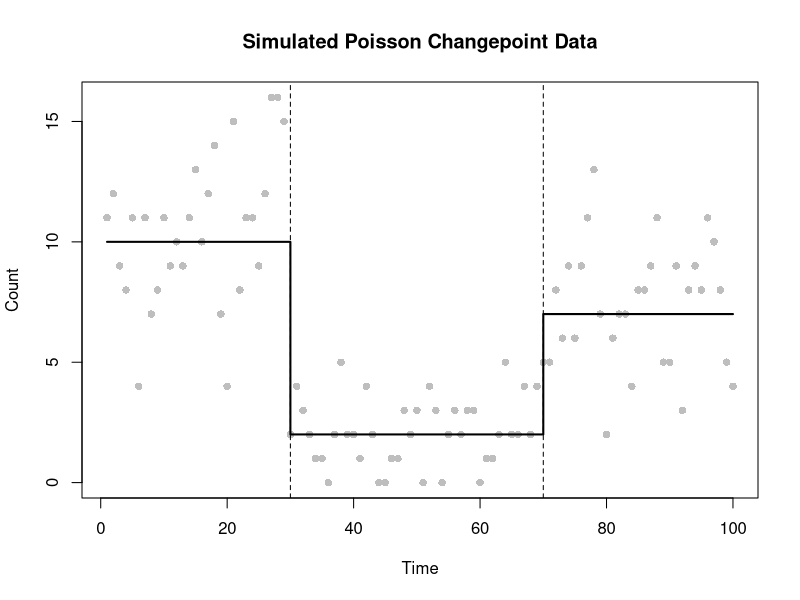
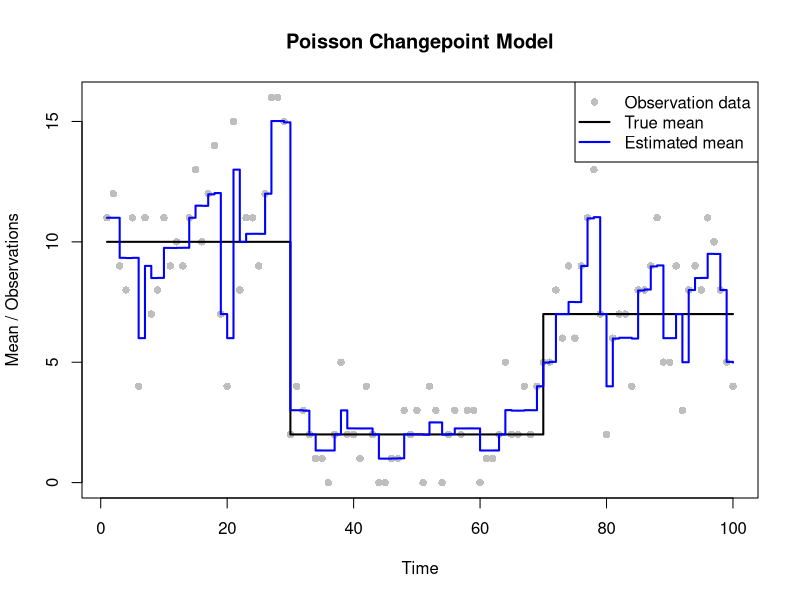
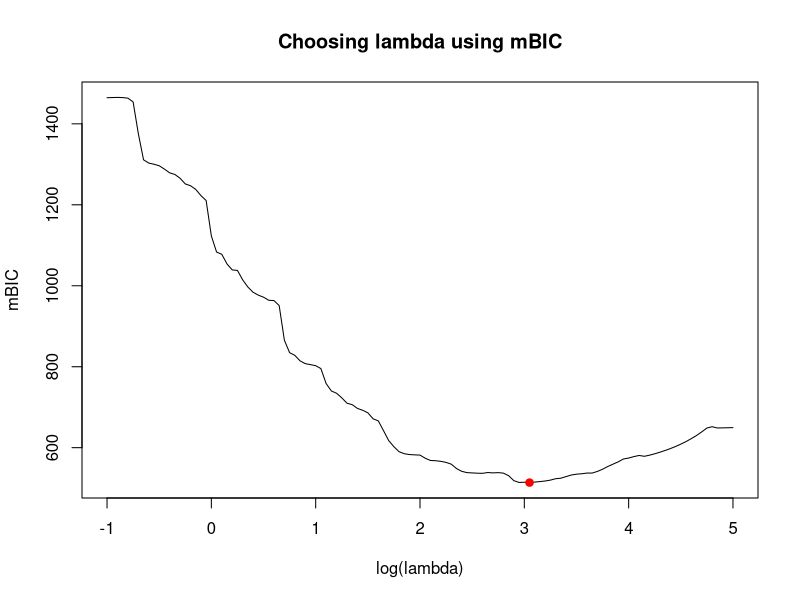
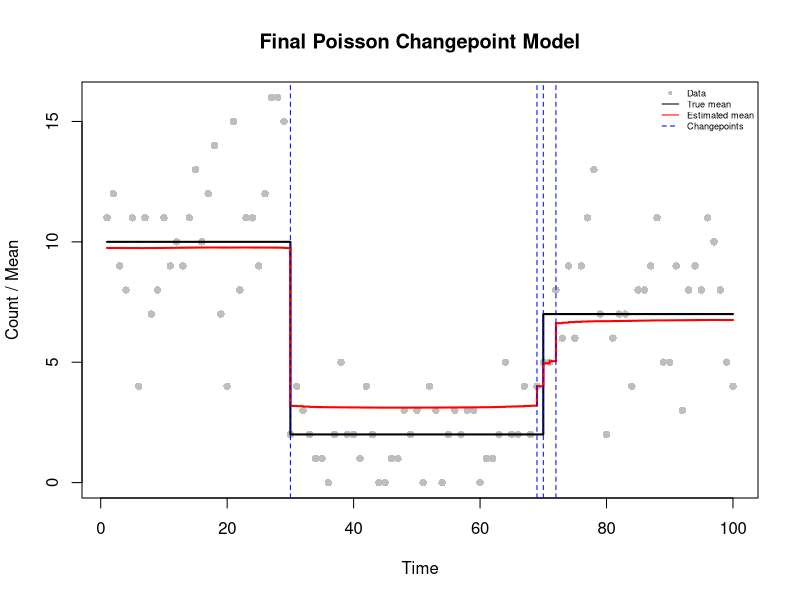
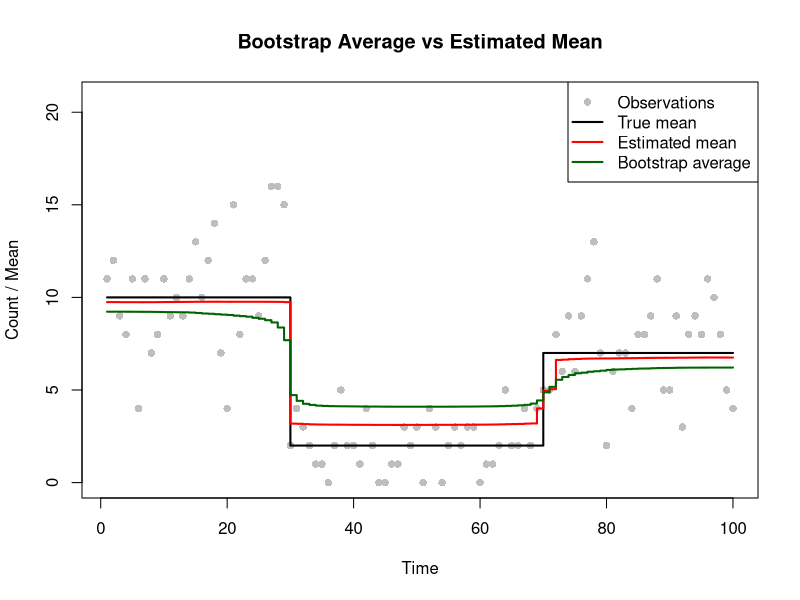
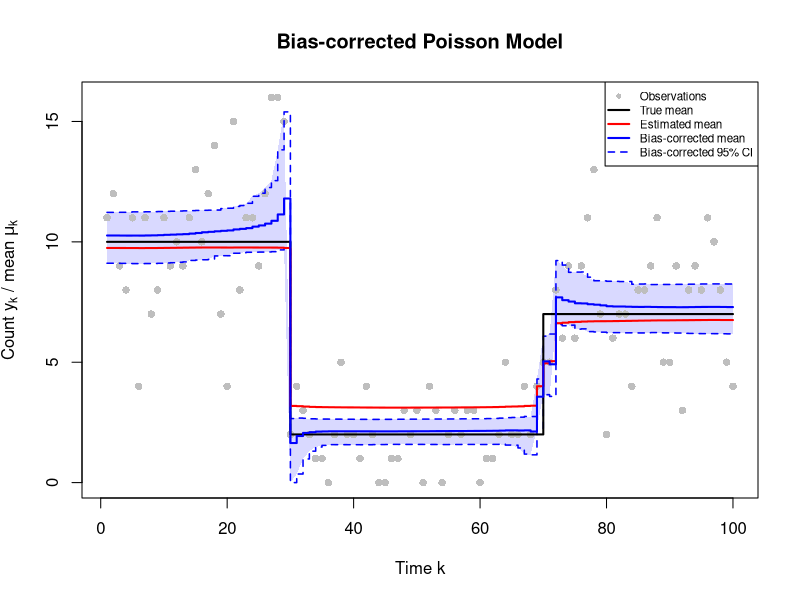

Write the R code that produced these figures, in order.
# =============================================================================
# Changepoint Estimation
#
#
# GitHub repository: https://github.com/pierrickdb/Group-15-Statistical-Programming
#
# Authors:
# Pierrick de Boer: S3034691
# Fagan Ganbarli: S3015664
# Raneem Alluhaydan: S3044929
#
# Contributions:
# Fagan Ganbarli (33.33%): Task 1-3
# Raneem Alluhaydan (33.33%): Task 4-5
# Pierrick de Boer (33.33%): Task 6-7
#
# Overview:
# Estimate changepoints in Poisson data using a smoothed LASSO penalty.
# Choose lambda by minimising mBIC.
# Use parametric bootstrapping for bias correction and confidence intervals.
#
# Main functions:
# 1. poisson_lasso_objective: Calculates the penalised cost.
# 2. poisson_lasso_grad: Calculates the gradient.
# 3. poisson_lasso_hess: Calculates the Hessian.
# 4. fd_jacobian: Checks derivatives numerically.
# 5. fit_poisson_lasso: Fits the model using BFGS.
# 6. poisson_lasso_edf: Calculates effective degrees of freedom.
# =============================================================================

# FUNCTION DEFINITIONS

# Task 2(a): Objective function
# Calculate the penalised negative log-likelihood
# for the Poisson changepoint model.

poisson_lasso_objective <- function(beta, y, lambda = 1, eps = 1e-6) {
  
  # Inputs:
  #   beta: Parameter vector of length n.
  #   y: Observed data vector.
  #   lambda: LASSO penalty parameter. Default value is 1.
  #   eps: Smoothing parameter. Default value is 1e-6.
  
  # Output:
  #   The penalised negative log-likelihood.
  
  # Method:
  #   Calculate the Poisson mean function, evaluate the
  #   negative log-likelihood and add the smoothed LASSO penalty.
  
  # Calculate the Poisson mean function.
  mu <- exp(cumsum(beta))
  
  # Calculate the negative Poisson log-likelihood.
  neg_loglik <- -sum(dpois(y, lambda = mu, log = TRUE))
  
  # Apply the smoothed LASSO penalty, excluding the first parameter.
  penalty <- lambda * sum(sqrt(beta[-1]^2 + eps))
  
  # Return the penalised objective function.
  return(neg_loglik + penalty)
}


# Task 2(b): Gradient function
# Calculate the gradient of the penalised objective function.

poisson_lasso_grad <- function(beta, y, lambda = 1, eps = 1e-6) {
  
  # Inputs:
  #   beta: Parameter vector of length n.
  #   y: Observed data vector.
  #   lambda: LASSO penalty parameter. Default value is 1.
  #   eps: Smoothing parameter. Default value is 1e-6.
  
  # Output:
  #   Gradient vector containing the first partial derivatives.
  
  # Method:
  #   Calculate the likelihood gradient using reverse cumulative
  #   sums and add the gradient of the smoothed penalty.
  
  # Calculate the Poisson mean function.
  mu <- exp(cumsum(beta))
  
  # Calculate the gradient of the negative log-likelihood.
  grad <- rev(cumsum(rev(mu - y)))
  
  # Add the penalty gradient, excluding the first parameter.
  grad[-1] <- grad[-1] +
    lambda * beta[-1] / sqrt(beta[-1]^2 + eps)
  
  # Return the gradient vector.
  return(grad)
}


# Task 2(c): Hessian function
# Calculate the Hessian matrix of the penalised objective function.

poisson_lasso_hess <- function(beta, y, lambda = 1, eps = 1e-6) {
  
  # Inputs:
  #   beta: Parameter vector of length n.
  #   y: Observed data vector.
  #   lambda: LASSO penalty parameter. Default value is 1.
  #   eps: Smoothing parameter. Default value is 1e-6.
  
  # Output:
  #   An n by n Hessian matrix containing the second derivatives.
  
  # Method:
  #   Calculate the likelihood Hessian using reverse cumulative sums
  #   and add the second derivatives of the penalty.
  
  # Store the number of parameters.
  n <- length(beta)
  mu <- exp(cumsum(beta))
  
  # Calculate reverse cumulative sums of the Poisson means.
  s <- rev(cumsum(rev(mu)))
  
  # Find the maximum index for each pair of parameters.
  idx <- outer(1:n, 1:n, pmax)
  H <- matrix(s[idx], n, n)
  
  # Calculate the second derivatives of the penalty.
  penalty_hess <- c(0, lambda * eps /
                      (beta[-1]^2 + eps)^(3/2))
  
  # Add the penalty derivatives to the diagonal.
  diag(H) <- diag(H) + penalty_hess
  
  # Return the Hessian matrix.
  return(H)
}


# Task 2(d): Numerical differentiation
# Use central finite differences to check the analytical
# gradient and Hessian functions.

fd_jacobian <- function(fn, beta, h = 1e-5) {
  
  # Inputs:
  #   fn: Function to differentiate.
  #   beta: Parameter vector at which derivatives are evaluated.
  #   h: Finite difference step size. Default value is 1e-5.
  
  # Output:
  #   Numerical Jacobian matrix.
  
  # Store the number of parameters.
  n <- length(beta)
  J <- matrix(0, length(fn(beta)), n)
  
  # Calculate numerical derivatives for each parameter.
  for (i in 1:n) {
    beta_plus <- beta_minus <- beta
    beta_plus[i] <- beta_plus[i] + h
    beta_minus[i] <- beta_minus[i] - h
    
    # Apply the central finite difference approximation.
    J[, i] <- (fn(beta_plus) - fn(beta_minus)) / (2 * h)
  }
  
  # Return the numerical Jacobian.
  return(J)
}


# Task 3: Fit the Poisson LASSO model using optim.
# Estimate the beta parameters by minimising the penalised
# negative log-likelihood using the BFGS method.

fit_poisson_lasso <- function(y, lambda = 1, beta_start = NULL) {
  
  # Inputs:
  #   y: Observed data vector.
  #   lambda: LASSO penalty parameter. Default value is 1.
  #   beta_start: Optional initial parameter vector.
  
  # Output:
  #   Optimisation results containing estimated parameters
  #   and convergence information.
  
  # Method:
  #   Initialise the parameters and minimise the objective
  #   function using BFGS with the analytical gradient.
  
  # Set the initial parameter values if none are provided.
  if (is.null(beta_start)) {
    beta_start <- c(log(mean(y)), rep(0, length(y) - 1))
  }
  
  # Fit the model using the BFGS optimisation method.
  fit <- optim(
    beta_start, poisson_lasso_objective,
    gr = poisson_lasso_grad,
    y = y, lambda = lambda,
    method = "BFGS",
    control = list(maxit = 10000, reltol = 1e-9)
  )
  
  # Check whether the optimisation algorithm converged.
  if (fit$convergence != 0) {
    warning(paste("No convergence at lambda =", lambda))
  }
  
  # Return the optimisation results.
  return(fit)
}


# Task 4: Calculate the effective degrees of freedom.

# Calculate the effective degrees of freedom using
# the penalised and unpenalised Hessian matrices.
poisson_lasso_edf <- function(beta, y, lambda) {
  
  # Inputs:
  #   beta: Estimated parameter vector.
  #   y: Observed data vector.
  #   lambda: LASSO penalty parameter.
  
  # Output:
  #   Effective degrees of freedom of the fitted model.
  
  # Method:
  #   Evaluate the penalised and unpenalised Hessians
  #   and calculate the trace of their matrix product.
  
  # Calculate the penalised Hessian.
  H1 <- poisson_lasso_hess(beta, y, lambda)
  
  # Calculate the unpenalised Hessian.
  H0 <- poisson_lasso_hess(beta, y, 0)
  
  # Calculate the effective degrees of freedom.
  edf <- sum(diag(solve(H1, H0)))
  
  # Return the effective degrees of freedom.
  return(edf)
}


# =============================================================================
# Analysis and testing
# =============================================================================

# Task 1: Generate the data set

# Define the number of observations and time points.
set.seed(12345)
n <- 100
time <- 1:n

# Specify the true changepoint locations.
tau_true <- c(1, 30, 70, n + 1)

# Calculate the true number of changepoints.
m_true <- length(tau_true) - 2

# Define the Poisson mean for each segment.
theta_true <- c(10, 2, 7)

mu_true <- numeric(n)

# Assign the corresponding mean to each time segment.
for (i in seq_along(theta_true)) {
  mu_true[tau_true[i]:(tau_true[i + 1] - 1)] <- theta_true[i]
}

# Generate observations from the Poisson changepoint model.
y <- rpois(n, lambda = mu_true)

# Plot the simulated observations and true mean function.
plot(time, y,
     pch = 16,
     col = "grey",
     xlab = "Time",
     ylab = "Count",
     main = "Simulated Poisson Changepoint Data")

lines(time, mu_true,
      col = "black",
      lwd = 2,
      type = "s")

abline(v = tau_true[-c(1, length(tau_true))],
       lty = "dashed")


# Task 2: Checking the gradient and Hessian

# Choose test parameter values for numerical differentiation.
beta_test <- c(log(mean(y)), rep(0.05, n - 1))

# Calculate the analytical gradient.
grad_analytical <- poisson_lasso_grad(beta_test, y)

# Approximate the gradient using central finite differences.
grad_numerical <- as.vector(fd_jacobian(
  function(b) poisson_lasso_objective(b, y),
  beta_test
))

# Calculate the analytical Hessian.
hess_analytical <- poisson_lasso_hess(beta_test, y)

# Approximate the Hessian using finite differences of the gradient.
hess_numerical <- fd_jacobian(
  function(b) poisson_lasso_grad(b, y),
  beta_test
)

# Compare the analytical and numerical derivatives.
max(abs(grad_analytical - grad_numerical))
max(abs(hess_analytical - hess_numerical))

# Gradient error = 4.230387e-07
# Hessian error = 5.817456e-07
# Both are close to zero, confirming the analytical derivatives.


# Task 3: Fit the model with lambda = 1

# Initialise the parameters using the sample mean.
beta_start <- c(log(mean(y)), rep(0, n - 1))

# Fit the Poisson LASSO model using BFGS.
fit <- fit_poisson_lasso(y, lambda = 1, beta_start = beta_start)

# Check whether the optimisation algorithm converged.
fit$convergence
fit$message

# Stop if the optimisation did not converge.
if (fit$convergence != 0) {
  stop("The model did not converge for lambda = 1.")
}

# Extract the estimated parameters and mean function.
beta_hat <- fit$par
mu_hat1 <- exp(cumsum(beta_hat))

# Plot the observations, true mean and estimated mean.
plot(time, y,
     pch = 16,
     col = "grey",
     xlab = "Time",
     ylab = "Mean / Observations",
     main = "Poisson Changepoint Model")

lines(time, mu_true,
      col = "black",
      lwd = 2,
      type = "s")

lines(time, mu_hat1,
      col = "blue",
      lwd = 2,
      type = "s")

legend("topright",
       legend = c("Observation data",
                  "True mean",
                  "Estimated mean"),
       col = c("grey", "black", "blue"),
       pch = c(16, NA, NA),
       lty = c(NA, 1, 1),
       lwd = c(NA, 2, 2))

# The optimisation converged successfully.
# The estimated mean captures the general trend in the data.
# However, lambda = 1 provides insufficient penalisation
# to identify a clearly defined changepoint structure.

# Task 4: Choosing lambda using mBIC

# Define the grid of log-lambda values.
lsp <- seq(-1, 5, by = 0.05)

# Initialise vectors for mBIC and effective degrees of freedom.
mbic <- rep(Inf, length(lsp))
edf <- rep(NA_real_, length(lsp))

# Use the initial parameter estimates for the first fit.
b0 <- beta_start

# Evaluate the model for each penalty value.
fits <- vector("list", length(lsp))
for (i in seq_along(lsp)) {
  
  # Convert the log-lambda value to lambda.
  lambda <- exp(lsp[i])
  
  # Fit the model using the current penalty value.
  fit_lambda <- fit_poisson_lasso(y, lambda, b0)
  
  # Skip penalty values where optimisation fails.
  if (fit_lambda$convergence != 0) {
    next
  }
  
  beta_lambda <- fit_lambda$par
  fits[[i]] <- fit_lambda
  
  edf[i] <- poisson_lasso_edf(beta_lambda, y, lambda)
  
  # Calculate the fitted Poisson mean function.
  mu_lambda <- exp(cumsum(beta_lambda))
  
  # Calculate the maximised log-likelihood.
  ll <- sum(dpois(y, mu_lambda, log = TRUE))
  
  # Calculate the modified Bayesian Information Criterion.
  mbic[i] <- 3 * (edf[i] - 1) * log(n) - 2 * ll
  
  # Use the current estimates as starting values for the next fit.
  b0 <- beta_lambda
}

# Check that at least one penalty value has a valid mBIC.
if (all(!is.finite(mbic))) {
  stop("No valid mBIC values were obtained.")
}

# Find the penalty value that minimises mBIC.
i_opt <- which.min(mbic)
lambda_best <- exp(lsp[i_opt])

# Display the optimal penalty value.
lambda_best

# Display the optimal log-lambda, EDF and mBIC.
data.frame(
  log_lambda = lsp[i_opt],
  lambda = lambda_best,
  EDF = edf[i_opt],
  mBIC = mbic[i_opt]
)

# The minimum mBIC occurs at log(lambda) = 3,
# corresponding to lambda = 20.08554.
# This penalty value provides a balance between
# model fit and model complexity according to the mBIC criterion.

# Plot mBIC against log-lambda.
plot(lsp, mbic,
     type = "l",
     xlab = "log(lambda)",
     ylab = "mBIC",
     main = "Choosing lambda using mBIC")

points(lsp[i_opt], mbic[i_opt],
       col = "red",
       pch = 19)


# Task 5: Fit the final model

# Use the optimal model from Task 4.
fit_best <- fits[[i_opt]]

# Check convergence of the final model.
fit_best$convergence

if (fit_best$convergence != 0) {
  stop("The final model did not converge.")
}

# Extract the final parameter estimates and mean function.
beta_best <- fit_best$par
mu_hat_best <- exp(cumsum(beta_best))

# Calculate the effective number of changepoints.
edf_best <- poisson_lasso_edf(beta_best, y, lambda_best)
# Use the integer part of EDF - 1 to estimate
# the number of changepoints.
m_hat <- floor(edf_best - 1)

# Identify the changepoints using the largest absolute coefficients.
# Exclude the first parameter because it represents the intercept.
if (m_hat > 0) {
  tau_hat <- sort(order(abs(beta_best[-1]),
                        decreasing = TRUE)[seq_len(m_hat)] + 1)
} else {
  tau_hat <- numeric(0)
}

# Plot the observations, true mean and estimated mean.
plot(time, y,
     pch = 16,
     col = "grey",
     xlab = "Time",
     ylab = "Count / Mean",
     main = "Final Poisson Changepoint Model")

lines(time, mu_true,
      col = "black",
      lwd = 2,
      type = "s")

lines(time, mu_hat_best,
      col = "red",
      lwd = 2,
      type = "s")

abline(v = tau_hat,
       col = "blue",
       lty = 2)

legend("topright",
       cex = 0.55,
       legend = c("Data", "True mean",
                  "Estimated mean", "Changepoints"),
       col = c("grey", "black", "red", "blue"),
       pch = c(16, NA, NA, NA),
       lty = c(NA, 1, 1, 2),
       bty = "n")

# Display the final model results.
lambda_best
m_hat
tau_hat

# EDF = 5.762, giving 4 estimated changepoints.
# Estimated locations: 30, 69, 70 and 72.
# True locations: 30 and 70.
# The change near 70 is split into several estimated changepoints.
# The penalty shrinks the estimated mean changes.


# Task 6: Parametric bootstrap used to estimate uncertainty and bias

# Define the number of bootstrap samples.
B <- 200

# Store the estimated mean function for each bootstrap sample.
mu_boot <- matrix(NA_real_, nrow = B, ncol = n)

# Store the convergence status of each bootstrap fit.
conv_boot <- numeric(B)

# Generate and fit the bootstrap samples.
set.seed(1)

for (j in 1:B) {
  
  # Simulate new observations using the best fitted mean function.
  y_sim <- rpois(n, lambda = mu_hat_best)
  
  # Initialise the parameters for the bootstrap model.
  b_start <- c(log(mean(y_sim)), rep(0, n - 1))
  
  # Fit the model using the optimal penalty value.
  fit_sim <- fit_poisson_lasso(
    y_sim,
    lambda_best,
    beta_start = b_start
  )
  
  # Record the convergence status.
  conv_boot[j] <- fit_sim$convergence
  
  # Skip bootstrap samples where optimisation fails.
  if (fit_sim$convergence != 0) {
    warning(paste("No convergence in bootstrap sample", j))
    next
  }
  
  # Store the estimated mean function.
  mu_boot[j, ] <- exp(cumsum(fit_sim$par))
}

# Check the number of unsuccessful bootstrap fits.
sum(conv_boot != 0)

# Stop if any bootstrap sample failed.
if (any(conv_boot != 0) || anyNA(mu_boot)) {
  stop("Some bootstrap fits failed. Check convergence before continuing.")
}

# Calculate the average bootstrap mean function.
mu_bar <- colMeans(mu_boot)

# Plot the observations, true mean, estimated mean and bootstrap average.
plot(time, y,
     pch = 16,
     col = "grey",
     ylim = c(0, 1.3 * max(y, mu_true, mu_hat_best, mu_bar)),
     xlab = "Time",
     ylab = "Count / Mean",
     main = "Bootstrap Average vs Estimated Mean")

lines(time, mu_true,
      col = "black",
      lwd = 2,
      type = "s")

lines(time, mu_hat_best,
      col = "red",
      lwd = 2,
      type = "s")

lines(time, mu_bar,
      col = "darkgreen",
      lwd = 2,
      type = "s")

legend("topright",
       legend = c("Observations", "True mean",
                  "Estimated mean", "Bootstrap average"),
       col = c("grey", "black", "red", "darkgreen"),
       pch = c(16, NA, NA, NA),
       lty = c(NA, 1, 1, 1),
       lwd = c(NA, 2, 2, 2))

# Calculate the bias-corrected mean function.
mu_bc <- 2 * mu_hat_best - mu_bar

# The bootstrap average differs from the original fitted mean,
# suggesting that the penalised estimator is biased.
# The difference estimates the bias introduced by the penalty.
# The bias-corrected estimate subtracts this estimated bias
# from the original fitted mean to reduce shrinkage effects.

# Calculate the lower and upper 95% bootstrap quantiles.
q_L <- apply(mu_boot, 2, quantile, probs = 0.025)
q_U <- apply(mu_boot, 2, quantile, probs = 0.975)

# Reflect the bootstrap quantiles to obtain bias-corrected limits.
q_L_bc <- pmax(2 * mu_hat_best - q_U, 0)
q_U_bc <- 2 * mu_hat_best - q_L


# Task 7: Final plot

# Calculate suitable vertical axis limits using all plotted values.
ylim <- range(c(y, mu_true, mu_hat_best, mu_bc,
                q_L_bc, q_U_bc), na.rm = TRUE)

# Ensure that the vertical axis starts at zero.
ylim[1] <- min(0, ylim[1])

# Create the plot without drawing observations initially.
plot(time, mu_hat_best,
     type = "n",
     ylim = ylim,
     xlab = "Time k",
     ylab = expression("Count " * y[k] * " / mean " * mu[k]),
     main = "Bias-corrected Poisson Model")

# Draw the area between the bias-corrected confidence limits.
polygon(c(time, rev(time)),
        c(q_L_bc, rev(q_U_bc)),
        col = adjustcolor("blue", alpha.f = 0.15),
        border = NA)

# Add the original observations.
points(time, y,
       pch = 16,
       col = "grey")

# Add the bias-corrected confidence limits.
lines(time, q_L_bc,
      col = "blue",
      lty = 2,
      lwd = 1.5,
      type = "s")

lines(time, q_U_bc,
      col = "blue",
      lty = 2,
      lwd = 1.5,
      type = "s")

# Add the true, estimated and bias-corrected mean functions.
lines(time, mu_true,
      col = "black",
      lwd = 2,
      type = "s")

lines(time, mu_hat_best,
      col = "red",
      lwd = 2,
      type = "s")

lines(time, mu_bc,
      col = "blue",
      lwd = 2,
      type = "s")

# Identify all elements of the final plot.
legend("topright",
       cex = 0.7,
       legend = c("Observations", "True mean",
                  "Estimated mean", "Bias-corrected mean",
                  "Bias-corrected 95% CI"),
       col = c("grey", "black", "red", "blue", "blue"),
       pch = c(16, NA, NA, NA, NA),
       lty = c(NA, 1, 1, 1, 2),
       lwd = c(NA, 2, 2, 2, 1.5),
       bg = "white")

# Interpretation of the final plot:

#   (1) Shrinkage and bias correction
#   mu_hat is pulled towards the overall mean. It is too low in the
#   high segments and too high in the low middle segment. The bias
#   correction removes most of this error.
#   Evidence: in the middle segment, mu_hat is around 3.1 and mu_bc around 2.1,
#   while the true mean is 2. In the outer segments, mu_hat is around 9.8 and
#   6.7, mu_bc around 10.5 and 7.3, while the true means are 10 and 7.

round(c(mu_hat = mean(mu_hat_best[31:68]), mu_bc = mean(mu_bc[31:68])), 1)

#   Interpretation: the penalty shrinks the segment levels towards each other.
#   The bootstrap fits are shrunk again relative to mu_hat, so
#   mu_bar - mu_hat estimates this shrinkage, and subtracting it moves mu_hat
#   back towards the truth. The correction works best in the middle segment,
#   where the shrinkage is largest. In the outer segments it slightly
#   overcorrect (by around 0.3 to 0.5) because the bias estimates is noisy.

#   (2) Band width and overshoot at the change points.
#   The 95% band is narrow within segments but widens sharply just
#   before the jumps, and mu_bc overshoots before the first jump.
#   Evidence: mu_bc rises from around 10.7 at k = 25 to around 11.8 at around k = 29.
#   The band is around 1-2 wide within segments but around 5.7 wide at around k = 29.

round(mu_bc[29], 1)

#   Interpretation: the bootstrap fits disagree on where exactly the jump is.
#   Their average mu_bar therefore has a smoothed ramp instead of a sharp
#   step, so it lies below mu_hat just before the jump. As a result,
#   mu_bc = 2*mu_hat - mu_bar is pushed above mu_hat there. The quantiles
#   at these points mix fits from before and after the jump, which makes the
#   band wide. Within a segment only the level is uncertain. At a jump the
#   location is uncertain as well.

#   (3) Pointwise coverage of the true mean
#   the band contains the true mean at 97 of 100 time points.
#   Evidence: coverage is 0.97, and the misses are at k = 69, 70 and 71.

mean(q_L_bc <= mu_true & mu_true <= q_U_bc)
which(!(q_L_bc <= mu_true & mu_true <= q_U_bc))

#   Interpretation: 0.97 is close to the nominal 95%. All misses are at the
#   second jump where the fit spreads the step an
#   intermediate level of around 4 to 5, while the true mean jumps directly from
#   2 to 7. The band is pointwise, not simultaneous, and this is a single
#   dataset with correlated time points. So 0.97 shows the band behaves
#   reasonably here but it is not an estimate of the true coverage
#   probability.
